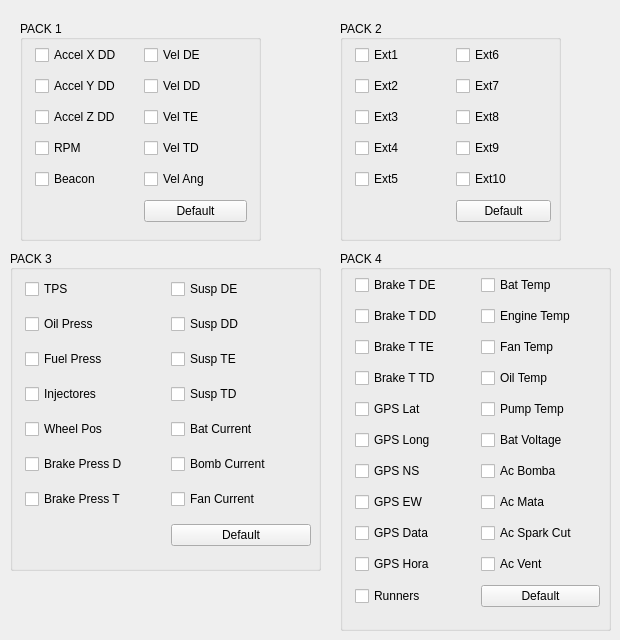
    <widget class="QWidget" name="tab_5">
     <attribute name="title">
      <string>WebApp</string>
     </attribute>
     <widget class="QGroupBox" name="groupBox_24">
      <property name="geometry">
       <rect>
        <x>20</x>
        <y>20</y>
        <width>241</width>
        <height>221</height>
       </rect>
      </property>
      <property name="font">
       <font>
        <weight>50</weight>
        <bold>false</bold>
       </font>
      </property>
      <property name="title">
       <string>PACK 1</string>
      </property>
      <property name="alignment">
       <set>Qt::AlignLeading|Qt::AlignLeft|Qt::AlignVCenter</set>
      </property>
      <widget class="QWidget" name="gridLayoutWidget">
       <property name="geometry">
        <rect>
         <x>10</x>
         <y>20</y>
         <width>217</width>
         <height>190</height>
        </rect>
       </property>
       <layout class="QGridLayout" name="gridLayout">
        <property name="leftMargin">
         <number>5</number>
        </property>
        <item row="0" column="0">
         <widget class="QCheckBox" name="checkBox_6">
          <property name="font">
           <font>
            <family>MS Shell Dlg 2</family>
            <pointsize>9</pointsize>
           </font>
          </property>
          <property name="text">
           <string>Accel X DD</string>
          </property>
         </widget>
        </item>
        <item row="1" column="0">
         <widget class="QCheckBox" name="checkBox_12">
          <property name="font">
           <font>
            <family>MS Shell Dlg 2</family>
            <pointsize>9</pointsize>
           </font>
          </property>
          <property name="text">
           <string>Accel Y DD</string>
          </property>
         </widget>
        </item>
        <item row="2" column="0">
         <widget class="QCheckBox" name="checkBox_11">
          <property name="font">
           <font>
            <family>MS Shell Dlg 2</family>
            <pointsize>9</pointsize>
           </font>
          </property>
          <property name="text">
           <string>Accel Z DD</string>
          </property>
         </widget>
        </item>
        <item row="0" column="1">
         <widget class="QCheckBox" name="checkBox_10">
          <property name="font">
           <font>
            <family>MS Shell Dlg 2</family>
            <pointsize>9</pointsize>
           </font>
          </property>
          <property name="text">
           <string>Vel DE</string>
          </property>
         </widget>
        </item>
        <item row="1" column="1">
         <widget class="QCheckBox" name="checkBox_13">
          <property name="font">
           <font>
            <family>MS Shell Dlg 2</family>
            <pointsize>9</pointsize>
           </font>
          </property>
          <property name="text">
           <string>Vel DD</string>
          </property>
         </widget>
        </item>
        <item row="2" column="1">
         <widget class="QCheckBox" name="checkBox_9">
          <property name="font">
           <font>
            <family>MS Shell Dlg 2</family>
            <pointsize>9</pointsize>
           </font>
          </property>
          <property name="text">
           <string>Vel TE</string>
          </property>
         </widget>
        </item>
        <item row="3" column="1">
         <widget class="QCheckBox" name="checkBox_8">
          <property name="font">
           <font>
            <family>MS Shell Dlg 2</family>
            <pointsize>9</pointsize>
           </font>
          </property>
          <property name="text">
           <string>Vel TD</string>
          </property>
         </widget>
        </item>
        <item row="4" column="1">
         <widget class="QCheckBox" name="checkBox_7">
          <property name="font">
           <font>
            <family>MS Shell Dlg 2</family>
            <pointsize>9</pointsize>
           </font>
          </property>
          <property name="text">
           <string>Vel Ang</string>
          </property>
         </widget>
        </item>
        <item row="4" column="0">
         <widget class="QCheckBox" name="checkBox_54">
          <property name="font">
           <font>
            <family>MS Shell Dlg 2</family>
            <pointsize>9</pointsize>
           </font>
          </property>
          <property name="text">
           <string>Beacon</string>
          </property>
         </widget>
        </item>
        <item row="3" column="0">
         <widget class="QCheckBox" name="checkBox">
          <property name="font">
           <font>
            <family>MS Shell Dlg 2</family>
            <pointsize>9</pointsize>
           </font>
          </property>
          <property name="text">
           <string>RPM</string>
          </property>
         </widget>
        </item>
        <item row="5" column="1">
         <widget class="QPushButton" name="pushButton">
          <property name="font">
           <font>
            <pointsize>9</pointsize>
           </font>
          </property>
          <property name="text">
           <string>Default</string>
          </property>
         </widget>
        </item>
       </layout>
      </widget>
     </widget>
     <widget class="QGroupBox" name="groupBox_34">
      <property name="geometry">
       <rect>
        <x>340</x>
        <y>250</y>
        <width>271</width>
        <height>381</height>
       </rect>
      </property>
      <property name="font">
       <font>
        <weight>50</weight>
        <bold>false</bold>
       </font>
      </property>
      <property name="title">
       <string>PACK 4</string>
      </property>
      <property name="alignment">
       <set>Qt::AlignLeading|Qt::AlignLeft|Qt::AlignVCenter</set>
      </property>
      <widget class="QWidget" name="gridLayoutWidget_5">
       <property name="geometry">
        <rect>
         <x>10</x>
         <y>20</y>
         <width>250</width>
         <height>350</height>
        </rect>
       </property>
       <layout class="QGridLayout" name="gridLayout_5">
        <property name="sizeConstraint">
         <enum>QLayout::SetDefaultConstraint</enum>
        </property>
        <property name="leftMargin">
         <number>5</number>
        </property>
        <property name="bottomMargin">
         <number>0</number>
        </property>
        <item row="1" column="0">
         <widget class="QCheckBox" name="checkBox_47">
          <property name="font">
           <font>
            <family>MS Shell Dlg 2</family>
            <pointsize>9</pointsize>
           </font>
          </property>
          <property name="text">
           <string>Brake T DD</string>
          </property>
         </widget>
        </item>
        <item row="2" column="0">
         <widget class="QCheckBox" name="checkBox_49">
          <property name="font">
           <font>
            <family>MS Shell Dlg 2</family>
            <pointsize>9</pointsize>
           </font>
          </property>
          <property name="text">
           <string>Brake T TE</string>
          </property>
         </widget>
        </item>
        <item row="3" column="0">
         <widget class="QCheckBox" name="checkBox_51">
          <property name="font">
           <font>
            <family>MS Shell Dlg 2</family>
            <pointsize>9</pointsize>
           </font>
          </property>
          <property name="text">
           <string>Brake T TD</string>
          </property>
         </widget>
        </item>
        <item row="4" column="0">
         <widget class="QCheckBox" name="checkBox_44">
          <property name="font">
           <font>
            <family>MS Shell Dlg 2</family>
            <pointsize>9</pointsize>
           </font>
          </property>
          <property name="text">
           <string>GPS Lat</string>
          </property>
         </widget>
        </item>
        <item row="6" column="0">
         <widget class="QCheckBox" name="checkBox_52">
          <property name="font">
           <font>
            <family>MS Shell Dlg 2</family>
            <pointsize>9</pointsize>
           </font>
          </property>
          <property name="text">
           <string>GPS NS</string>
          </property>
         </widget>
        </item>
        <item row="5" column="0">
         <widget class="QCheckBox" name="checkBox_50">
          <property name="font">
           <font>
            <family>MS Shell Dlg 2</family>
            <pointsize>9</pointsize>
           </font>
          </property>
          <property name="text">
           <string>GPS Long</string>
          </property>
         </widget>
        </item>
        <item row="8" column="0">
         <widget class="QCheckBox" name="checkBox_62">
          <property name="font">
           <font>
            <family>MS Shell Dlg 2</family>
            <pointsize>9</pointsize>
           </font>
          </property>
          <property name="text">
           <string>GPS Data</string>
          </property>
         </widget>
        </item>
        <item row="7" column="0">
         <widget class="QCheckBox" name="checkBox_61">
          <property name="font">
           <font>
            <family>MS Shell Dlg 2</family>
            <pointsize>9</pointsize>
           </font>
          </property>
          <property name="text">
           <string>GPS EW</string>
          </property>
         </widget>
        </item>
        <item row="9" column="0">
         <widget class="QCheckBox" name="checkBox_63">
          <property name="font">
           <font>
            <family>MS Shell Dlg 2</family>
            <pointsize>9</pointsize>
           </font>
          </property>
          <property name="text">
           <string>GPS Hora</string>
          </property>
         </widget>
        </item>
        <item row="0" column="0">
         <widget class="QCheckBox" name="checkBox_45">
          <property name="font">
           <font>
            <family>MS Shell Dlg 2</family>
            <pointsize>9</pointsize>
           </font>
          </property>
          <property name="text">
           <string>Brake T DE</string>
          </property>
         </widget>
        </item>
        <item row="10" column="0">
         <widget class="QCheckBox" name="checkBox_53">
          <property name="font">
           <font>
            <family>MS Shell Dlg 2</family>
            <pointsize>9</pointsize>
           </font>
          </property>
          <property name="text">
           <string>Runners</string>
          </property>
         </widget>
        </item>
        <item row="0" column="1">
         <widget class="QCheckBox" name="checkBox_60">
          <property name="font">
           <font>
            <family>MS Shell Dlg 2</family>
            <pointsize>9</pointsize>
           </font>
          </property>
          <property name="text">
           <string>Bat Temp</string>
          </property>
         </widget>
        </item>
        <item row="1" column="1">
         <widget class="QCheckBox" name="checkBox_46">
          <property name="font">
           <font>
            <family>MS Shell Dlg 2</family>
            <pointsize>9</pointsize>
           </font>
          </property>
          <property name="text">
           <string>Engine Temp</string>
          </property>
         </widget>
        </item>
        <item row="2" column="1">
         <widget class="QCheckBox" name="checkBox_5">
          <property name="font">
           <font>
            <family>MS Shell Dlg 2</family>
            <pointsize>9</pointsize>
           </font>
          </property>
          <property name="text">
           <string>Fan Temp</string>
          </property>
         </widget>
        </item>
        <item row="3" column="1">
         <widget class="QCheckBox" name="checkBox_48">
          <property name="font">
           <font>
            <family>MS Shell Dlg 2</family>
            <pointsize>9</pointsize>
           </font>
          </property>
          <property name="text">
           <string>Oil Temp</string>
          </property>
         </widget>
        </item>
        <item row="4" column="1">
         <widget class="QCheckBox" name="checkBox_59">
          <property name="font">
           <font>
            <family>MS Shell Dlg 2</family>
            <pointsize>9</pointsize>
           </font>
          </property>
          <property name="text">
           <string>Pump Temp</string>
          </property>
         </widget>
        </item>
        <item row="5" column="1">
         <widget class="QCheckBox" name="checkBox_66">
          <property name="font">
           <font>
            <family>MS Shell Dlg 2</family>
            <pointsize>9</pointsize>
           </font>
          </property>
          <property name="text">
           <string>Bat Voltage</string>
          </property>
         </widget>
        </item>
        <item row="6" column="1">
         <widget class="QCheckBox" name="checkBox_67">
          <property name="font">
           <font>
            <family>MS Shell Dlg 2</family>
            <pointsize>9</pointsize>
           </font>
          </property>
          <property name="text">
           <string>Ac Bomba</string>
          </property>
         </widget>
        </item>
        <item row="7" column="1">
         <widget class="QCheckBox" name="checkBox_65">
          <property name="font">
           <font>
            <family>MS Shell Dlg 2</family>
            <pointsize>9</pointsize>
           </font>
          </property>
          <property name="text">
           <string>Ac Mata</string>
          </property>
         </widget>
        </item>
        <item row="8" column="1">
         <widget class="QCheckBox" name="checkBox_68">
          <property name="font">
           <font>
            <family>MS Shell Dlg 2</family>
            <pointsize>9</pointsize>
           </font>
          </property>
          <property name="text">
           <string>Ac Spark Cut</string>
          </property>
         </widget>
        </item>
        <item row="9" column="1">
         <widget class="QCheckBox" name="checkBox_64">
          <property name="font">
           <font>
            <family>MS Shell Dlg 2</family>
            <pointsize>9</pointsize>
           </font>
          </property>
          <property name="text">
           <string>Ac Vent</string>
          </property>
         </widget>
        </item>
        <item row="10" column="1">
         <widget class="QPushButton" name="pushButton_8">
          <property name="font">
           <font>
            <pointsize>9</pointsize>
           </font>
          </property>
          <property name="text">
           <string>Default</string>
          </property>
         </widget>
        </item>
       </layout>
      </widget>
     </widget>
     <widget class="QGroupBox" name="groupBox_33">
      <property name="geometry">
       <rect>
        <x>10</x>
        <y>250</y>
        <width>311</width>
        <height>321</height>
       </rect>
      </property>
      <property name="font">
       <font>
        <weight>50</weight>
        <bold>false</bold>
       </font>
      </property>
      <property name="title">
       <string>PACK 3</string>
      </property>
      <property name="alignment">
       <set>Qt::AlignLeading|Qt::AlignLeft|Qt::AlignVCenter</set>
      </property>
      <widget class="QWidget" name="gridLayoutWidget_3">
       <property name="geometry">
        <rect>
         <x>10</x>
         <y>20</y>
         <width>291</width>
         <height>291</height>
        </rect>
       </property>
       <layout class="QGridLayout" name="gridLayout_3">
        <property name="leftMargin">
         <number>5</number>
        </property>
        <item row="3" column="0">
         <widget class="QCheckBox" name="checkBox_40">
          <property name="font">
           <font>
            <family>MS Shell Dlg 2</family>
            <pointsize>9</pointsize>
           </font>
          </property>
          <property name="text">
           <string>Injectores</string>
          </property>
         </widget>
        </item>
        <item row="4" column="0">
         <widget class="QCheckBox" name="checkBox_42">
          <property name="font">
           <font>
            <family>MS Shell Dlg 2</family>
            <pointsize>9</pointsize>
           </font>
          </property>
          <property name="text">
           <string>Wheel Pos</string>
          </property>
         </widget>
        </item>
        <item row="2" column="0">
         <widget class="QCheckBox" name="checkBox_38">
          <property name="font">
           <font>
            <family>MS Shell Dlg 2</family>
            <pointsize>9</pointsize>
           </font>
          </property>
          <property name="text">
           <string>Fuel Press</string>
          </property>
         </widget>
        </item>
        <item row="6" column="0">
         <widget class="QCheckBox" name="checkBox_55">
          <property name="font">
           <font>
            <family>MS Shell Dlg 2</family>
            <pointsize>9</pointsize>
           </font>
          </property>
          <property name="text">
           <string>Brake Press T</string>
          </property>
         </widget>
        </item>
        <item row="0" column="0">
         <widget class="QCheckBox" name="checkBox_34">
          <property name="font">
           <font>
            <family>MS Shell Dlg 2</family>
            <pointsize>9</pointsize>
           </font>
          </property>
          <property name="text">
           <string>TPS</string>
          </property>
         </widget>
        </item>
        <item row="1" column="0">
         <widget class="QCheckBox" name="checkBox_36">
          <property name="font">
           <font>
            <family>MS Shell Dlg 2</family>
            <pointsize>9</pointsize>
           </font>
          </property>
          <property name="text">
           <string>Oil Press</string>
          </property>
         </widget>
        </item>
        <item row="5" column="0">
         <widget class="QCheckBox" name="checkBox_57">
          <property name="font">
           <font>
            <family>MS Shell Dlg 2</family>
            <pointsize>9</pointsize>
           </font>
          </property>
          <property name="text">
           <string>Brake Press D </string>
          </property>
         </widget>
        </item>
        <item row="4" column="1">
         <widget class="QCheckBox" name="checkBox_43">
          <property name="font">
           <font>
            <family>MS Shell Dlg 2</family>
            <pointsize>9</pointsize>
           </font>
          </property>
          <property name="text">
           <string>Bat Current</string>
          </property>
         </widget>
        </item>
        <item row="1" column="1">
         <widget class="QCheckBox" name="checkBox_37">
          <property name="font">
           <font>
            <family>MS Shell Dlg 2</family>
            <pointsize>9</pointsize>
           </font>
          </property>
          <property name="text">
           <string>Susp DD</string>
          </property>
         </widget>
        </item>
        <item row="0" column="1">
         <widget class="QCheckBox" name="checkBox_35">
          <property name="font">
           <font>
            <family>MS Shell Dlg 2</family>
            <pointsize>9</pointsize>
           </font>
          </property>
          <property name="text">
           <string>Susp DE</string>
          </property>
         </widget>
        </item>
        <item row="3" column="1">
         <widget class="QCheckBox" name="checkBox_41">
          <property name="font">
           <font>
            <family>MS Shell Dlg 2</family>
            <pointsize>9</pointsize>
           </font>
          </property>
          <property name="text">
           <string>Susp TD</string>
          </property>
         </widget>
        </item>
        <item row="2" column="1">
         <widget class="QCheckBox" name="checkBox_39">
          <property name="font">
           <font>
            <family>MS Shell Dlg 2</family>
            <pointsize>9</pointsize>
           </font>
          </property>
          <property name="text">
           <string>Susp TE</string>
          </property>
         </widget>
        </item>
        <item row="7" column="1">
         <widget class="QPushButton" name="pushButton_7">
          <property name="font">
           <font>
            <pointsize>9</pointsize>
           </font>
          </property>
          <property name="text">
           <string>Default</string>
          </property>
         </widget>
        </item>
        <item row="6" column="1">
         <widget class="QCheckBox" name="checkBox_56">
          <property name="font">
           <font>
            <family>MS Shell Dlg 2</family>
            <pointsize>9</pointsize>
           </font>
          </property>
          <property name="text">
           <string>Fan Current</string>
          </property>
         </widget>
        </item>
        <item row="5" column="1">
         <widget class="QCheckBox" name="checkBox_58">
          <property name="font">
           <font>
            <family>MS Shell Dlg 2</family>
            <pointsize>9</pointsize>
           </font>
          </property>
          <property name="text">
           <string>Bomb Current</string>
          </property>
         </widget>
        </item>
       </layout>
      </widget>
     </widget>
     <widget class="QGroupBox" name="groupBox_26">
      <property name="geometry">
       <rect>
        <x>340</x>
        <y>20</y>
        <width>221</width>
        <height>221</height>
       </rect>
      </property>
      <property name="font">
       <font>
        <weight>50</weight>
        <bold>false</bold>
       </font>
      </property>
      <property name="title">
       <string>PACK 2</string>
      </property>
      <property name="alignment">
       <set>Qt::AlignLeading|Qt::AlignLeft|Qt::AlignVCenter</set>
      </property>
      <widget class="QWidget" name="gridLayoutWidget_2">
       <property name="geometry">
        <rect>
         <x>10</x>
         <y>20</y>
         <width>201</width>
         <height>190</height>
        </rect>
       </property>
       <layout class="QGridLayout" name="gridLayout_4">
        <property name="leftMargin">
         <number>5</number>
        </property>
        <item row="4" column="0">
         <widget class="QCheckBox" name="checkBox_32">
          <property name="font">
           <font>
            <family>MS Shell Dlg 2</family>
            <pointsize>9</pointsize>
           </font>
          </property>
          <property name="text">
           <string>Ext5</string>
          </property>
         </widget>
        </item>
        <item row="2" column="1">
         <widget class="QCheckBox" name="checkBox_29">
          <property name="font">
           <font>
            <family>MS Shell Dlg 2</family>
            <pointsize>9</pointsize>
           </font>
          </property>
          <property name="text">
           <string>Ext8</string>
          </property>
         </widget>
        </item>
        <item row="1" column="1">
         <widget class="QCheckBox" name="checkBox_27">
          <property name="font">
           <font>
            <family>MS Shell Dlg 2</family>
            <pointsize>9</pointsize>
           </font>
          </property>
          <property name="text">
           <string>Ext7</string>
          </property>
         </widget>
        </item>
        <item row="3" column="1">
         <widget class="QCheckBox" name="checkBox_31">
          <property name="font">
           <font>
            <family>MS Shell Dlg 2</family>
            <pointsize>9</pointsize>
           </font>
          </property>
          <property name="text">
           <string>Ext9</string>
          </property>
         </widget>
        </item>
        <item row="4" column="1">
         <widget class="QCheckBox" name="checkBox_33">
          <property name="font">
           <font>
            <family>MS Shell Dlg 2</family>
            <pointsize>9</pointsize>
           </font>
          </property>
          <property name="text">
           <string>Ext10</string>
          </property>
         </widget>
        </item>
        <item row="2" column="0">
         <widget class="QCheckBox" name="checkBox_28">
          <property name="font">
           <font>
            <family>MS Shell Dlg 2</family>
            <pointsize>9</pointsize>
           </font>
          </property>
          <property name="text">
           <string>Ext3</string>
          </property>
         </widget>
        </item>
        <item row="1" column="0">
         <widget class="QCheckBox" name="checkBox_26">
          <property name="font">
           <font>
            <family>MS Shell Dlg 2</family>
            <pointsize>9</pointsize>
           </font>
          </property>
          <property name="text">
           <string>Ext2</string>
          </property>
         </widget>
        </item>
        <item row="3" column="0">
         <widget class="QCheckBox" name="checkBox_30">
          <property name="font">
           <font>
            <family>MS Shell Dlg 2</family>
            <pointsize>9</pointsize>
           </font>
          </property>
          <property name="text">
           <string>Ext4</string>
          </property>
         </widget>
        </item>
        <item row="0" column="0">
         <widget class="QCheckBox" name="checkBox_24">
          <property name="font">
           <font>
            <family>MS Shell Dlg 2</family>
            <pointsize>9</pointsize>
           </font>
          </property>
          <property name="text">
           <string>Ext1</string>
          </property>
         </widget>
        </item>
        <item row="0" column="1">
         <widget class="QCheckBox" name="checkBox_25">
          <property name="font">
           <font>
            <family>MS Shell Dlg 2</family>
            <pointsize>9</pointsize>
           </font>
          </property>
          <property name="text">
           <string>Ext6</string>
          </property>
         </widget>
        </item>
        <item row="5" column="1">
         <widget class="QPushButton" name="pushButton_6">
          <property name="font">
           <font>
            <pointsize>9</pointsize>
           </font>
          </property>
          <property name="text">
           <string>Default</string>
          </property>
         </widget>
        </item>
       </layout>
      </widget>
     </widget>
    </widget>
